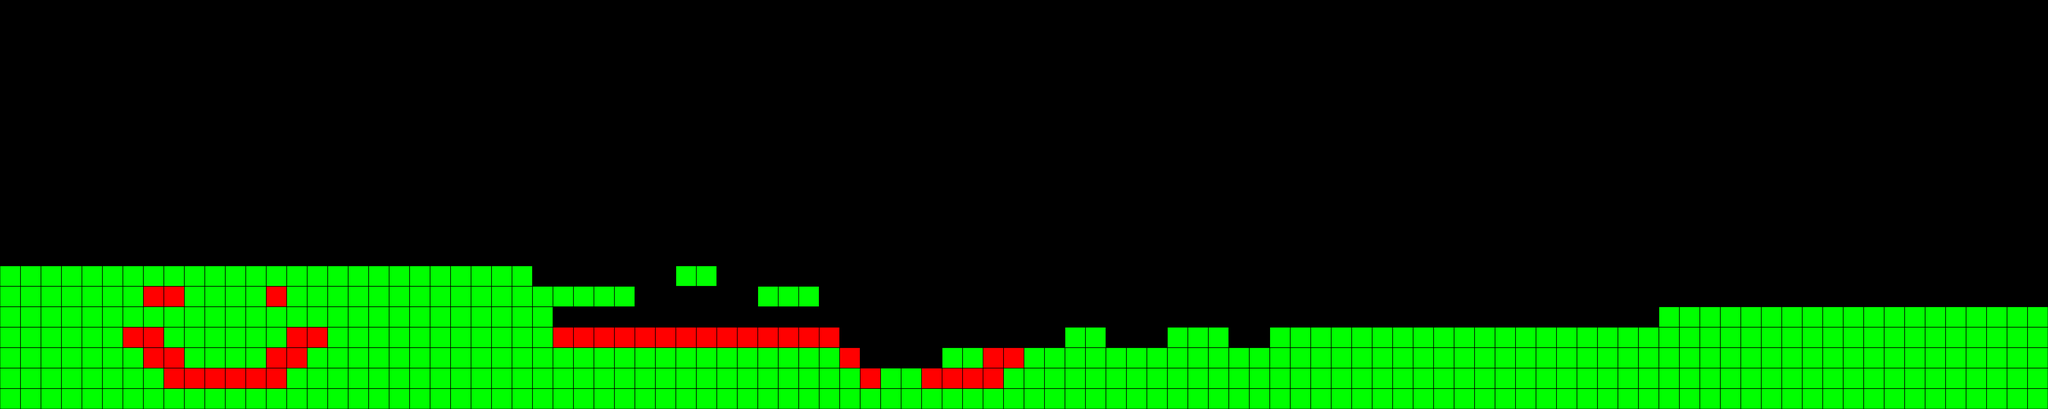

Rendered tile map (Tiled .tmx) drawn with the repository's tilesets; below, a short description and the map source with its tile grids summarised:
An orthogonal 100x20 tile map with 64x64 px tiles, 1 tile layer (Tile Layer 1) and 1 object (RunnerStart).

<map version="1.0" orientation="orthogonal" width="100" height="20" tilewidth="64" tileheight="64">
 <tileset firstgid="1" name="First" tilewidth="64" tileheight="64">
  <image source="DemoSheet.png" width="192" height="64" />
 </tileset>
 <layer name="Tile Layer 1" width="100" height="20">
  <data>[2000 cells, 488 non-empty, 2 distinct tile ids]</data>
 </layer>
 <objectgroup name="Object Layer 1" width="100" height="20">
  <object name="RunnerStart" x="192" y="1088" width="64" height="64" />
 </objectgroup>
</map>